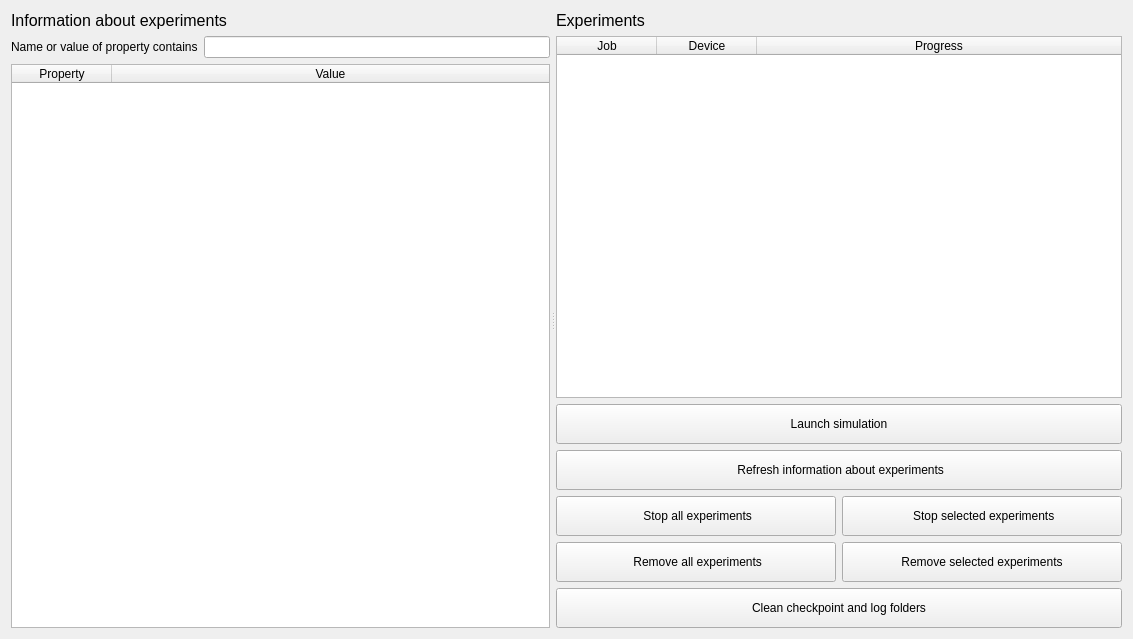
<?xml version="1.0" encoding="UTF-8"?>
<ui version="4.0">
 <class>SimulationWidget</class>
 <widget class="QWidget" name="SimulationWidget">
  <property name="geometry">
   <rect>
    <x>0</x>
    <y>0</y>
    <width>1133</width>
    <height>639</height>
   </rect>
  </property>
  <property name="sizePolicy">
   <sizepolicy hsizetype="Preferred" vsizetype="Preferred">
    <horstretch>0</horstretch>
    <verstretch>0</verstretch>
   </sizepolicy>
  </property>
  <property name="windowTitle">
   <string>Form</string>
  </property>
  <property name="styleSheet">
   <string notr="true"/>
  </property>
  <layout class="QHBoxLayout" name="horizontalLayout_3">
   <item>
    <widget class="QSplitter" name="splitter">
     <property name="styleSheet">
      <string notr="true"/>
     </property>
     <property name="orientation">
      <enum>Qt::Horizontal</enum>
     </property>
     <property name="handleWidth">
      <number>6</number>
     </property>
     <widget class="QWidget" name="layoutWidget">
      <layout class="QVBoxLayout" name="loVertical">
       <item>
        <layout class="QVBoxLayout" name="verticalLayout">
         <item>
          <widget class="QLabel" name="lblInforAboutExperiments">
           <property name="font">
            <font>
             <pointsize>12</pointsize>
            </font>
           </property>
           <property name="text">
            <string>Information about experiments</string>
           </property>
          </widget>
         </item>
         <item>
          <layout class="QHBoxLayout" name="horizontalLayout_4">
           <item>
            <widget class="QLabel" name="lblFieldsThatContains">
             <property name="text">
              <string>Name or value of property contains</string>
             </property>
            </widget>
           </item>
           <item>
            <widget class="QLineEdit" name="edtFieldsThatContains">
             <property name="toolTip">
              <string>substring(s) separated by &quot;|&quot;, that name or value should contain to be included in the output</string>
             </property>
            </widget>
           </item>
          </layout>
         </item>
         <item>
          <widget class="QTableWidget" name="tblSummary">
           <property name="selectionMode">
            <enum>QAbstractItemView::ExtendedSelection</enum>
           </property>
           <property name="selectionBehavior">
            <enum>QAbstractItemView::SelectItems</enum>
           </property>
           <attribute name="horizontalHeaderStretchLastSection">
            <bool>true</bool>
           </attribute>
           <column>
            <property name="text">
             <string>Property</string>
            </property>
           </column>
           <column>
            <property name="text">
             <string>Value</string>
            </property>
           </column>
          </widget>
         </item>
        </layout>
       </item>
      </layout>
     </widget>
     <widget class="QWidget" name="layoutWidget">
      <layout class="QVBoxLayout" name="verticalLayout_3">
       <item>
        <widget class="QLabel" name="lblExperiments">
         <property name="font">
          <font>
           <pointsize>12</pointsize>
          </font>
         </property>
         <property name="text">
          <string>Experiments</string>
         </property>
        </widget>
       </item>
       <item>
        <widget class="QTableWidget" name="tblExperiments">
         <property name="selectionMode">
          <enum>QAbstractItemView::ExtendedSelection</enum>
         </property>
         <property name="selectionBehavior">
          <enum>QAbstractItemView::SelectRows</enum>
         </property>
         <attribute name="horizontalHeaderStretchLastSection">
          <bool>true</bool>
         </attribute>
         <column>
          <property name="text">
           <string>Job</string>
          </property>
         </column>
         <column>
          <property name="text">
           <string>Device</string>
          </property>
         </column>
         <column>
          <property name="text">
           <string>Progress</string>
          </property>
         </column>
        </widget>
       </item>
       <item>
        <widget class="QPushButton" name="btnStart">
         <property name="sizePolicy">
          <sizepolicy hsizetype="Minimum" vsizetype="Minimum">
           <horstretch>0</horstretch>
           <verstretch>0</verstretch>
          </sizepolicy>
         </property>
         <property name="minimumSize">
          <size>
           <width>0</width>
           <height>40</height>
          </size>
         </property>
         <property name="toolTip">
          <string>Press F5 for launch simulation</string>
         </property>
         <property name="text">
          <string>Launch simulation</string>
         </property>
         <property name="icon">
          <iconset resource="../resources/resources.qrc">
           <normaloff>:/root/edit.png</normaloff>:/root/edit.png</iconset>
         </property>
        </widget>
       </item>
       <item>
        <widget class="QPushButton" name="btnRefreshInformationAboutExp">
         <property name="minimumSize">
          <size>
           <width>0</width>
           <height>40</height>
          </size>
         </property>
         <property name="toolTip">
          <string>Press F9 for refresh information about experiments</string>
         </property>
         <property name="text">
          <string> Refresh information about experiments</string>
         </property>
         <property name="icon">
          <iconset resource="../resources/resources.qrc">
           <normaloff>:/root/refresh.png</normaloff>:/root/refresh.png</iconset>
         </property>
         <property name="shortcut">
          <string>F9</string>
         </property>
        </widget>
       </item>
       <item>
        <layout class="QHBoxLayout" name="horizontalLayout">
         <property name="sizeConstraint">
          <enum>QLayout::SetDefaultConstraint</enum>
         </property>
         <item>
          <widget class="QPushButton" name="btnCancelAll">
           <property name="minimumSize">
            <size>
             <width>0</width>
             <height>40</height>
            </size>
           </property>
           <property name="text">
            <string> Stop all experiments</string>
           </property>
           <property name="icon">
            <iconset resource="../resources/resources.qrc">
             <normaloff>:/root/delete.png</normaloff>:/root/delete.png</iconset>
           </property>
          </widget>
         </item>
         <item>
          <widget class="QPushButton" name="btnCancel">
           <property name="minimumSize">
            <size>
             <width>0</width>
             <height>40</height>
            </size>
           </property>
           <property name="toolTip">
            <string>Stop after current round selected experiments</string>
           </property>
           <property name="text">
            <string> Stop selected experiments</string>
           </property>
           <property name="icon">
            <iconset resource="../resources/resources.qrc">
             <normaloff>:/root/delete_orange.png</normaloff>:/root/delete_orange.png</iconset>
           </property>
          </widget>
         </item>
        </layout>
       </item>
       <item>
        <layout class="QVBoxLayout" name="verticalLayout_2">
         <item>
          <layout class="QHBoxLayout" name="horizontalLayout_2">
           <item>
            <widget class="QPushButton" name="btnRemoveExperiments">
             <property name="sizePolicy">
              <sizepolicy hsizetype="Minimum" vsizetype="Minimum">
               <horstretch>0</horstretch>
               <verstretch>0</verstretch>
              </sizepolicy>
             </property>
             <property name="minimumSize">
              <size>
               <width>0</width>
               <height>40</height>
              </size>
             </property>
             <property name="styleSheet">
              <string notr="true"/>
             </property>
             <property name="text">
              <string> Remove all experiments</string>
             </property>
             <property name="icon">
              <iconset resource="../resources/resources.qrc">
               <normaloff>:/root/remove.png</normaloff>:/root/remove.png</iconset>
             </property>
            </widget>
           </item>
           <item>
            <widget class="QPushButton" name="btnRemoveSelectedExperiments">
             <property name="sizePolicy">
              <sizepolicy hsizetype="Minimum" vsizetype="Minimum">
               <horstretch>0</horstretch>
               <verstretch>0</verstretch>
              </sizepolicy>
             </property>
             <property name="minimumSize">
              <size>
               <width>0</width>
               <height>40</height>
              </size>
             </property>
             <property name="styleSheet">
              <string notr="true"/>
             </property>
             <property name="text">
              <string>Remove selected experiments</string>
             </property>
             <property name="icon">
              <iconset resource="../resources/resources.qrc">
               <normaloff>:/root/remove_selected.png</normaloff>:/root/remove_selected.png</iconset>
             </property>
            </widget>
           </item>
          </layout>
         </item>
         <item>
          <widget class="QPushButton" name="btnClean">
           <property name="sizePolicy">
            <sizepolicy hsizetype="Minimum" vsizetype="Minimum">
             <horstretch>0</horstretch>
             <verstretch>0</verstretch>
            </sizepolicy>
           </property>
           <property name="minimumSize">
            <size>
             <width>0</width>
             <height>40</height>
            </size>
           </property>
           <property name="text">
            <string>Clean checkpoint and log folders</string>
           </property>
           <property name="icon">
            <iconset resource="../resources/resources.qrc">
             <normaloff>:/root/gnome_clear.png</normaloff>:/root/gnome_clear.png</iconset>
           </property>
          </widget>
         </item>
        </layout>
       </item>
      </layout>
     </widget>
    </widget>
   </item>
  </layout>
 </widget>
 <tabstops>
  <tabstop>edtFieldsThatContains</tabstop>
  <tabstop>tblSummary</tabstop>
  <tabstop>tblExperiments</tabstop>
  <tabstop>btnStart</tabstop>
  <tabstop>btnRefreshInformationAboutExp</tabstop>
  <tabstop>btnCancelAll</tabstop>
  <tabstop>btnCancel</tabstop>
  <tabstop>btnRemoveExperiments</tabstop>
  <tabstop>btnRemoveSelectedExperiments</tabstop>
  <tabstop>btnClean</tabstop>
 </tabstops>
 <resources>
  <include location="../resources/resources.qrc"/>
 </resources>
 <connections/>
</ui>
